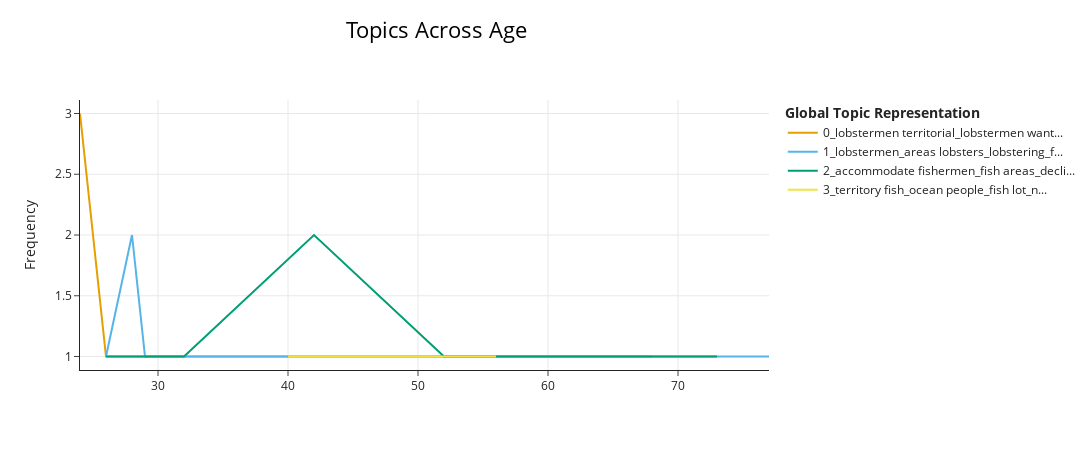

The code cell stored with this chart in its notebook:
### Code cell
import numpy as np

# Ensure numeric Age
df_text["Age"] = pd.to_numeric(df_text["Age"], errors="coerce")

df_age = df_text.dropna(subset=["Age"]).reset_index(drop=True)

documents_age = df_age[TEXT_COL].astype(str).tolist()
ages = df_age["Age"].astype(float).tolist()

print(f"Number of documents with Age: {len(documents_age)}")
print(f"Example Age values: {ages[:10]}")

updated_topics, _ = topic_model.transform(documents_age)

topics_over_time = topic_model.topics_over_time(
    documents_age,
    ages,
    updated_topics
)

fig = topic_model.visualize_topics_over_time(
    topics_over_time,
    title="Topics Across Age"
)
fig

### Figure 1 — Plotly figure (JSON) as saved in the notebook; plotly's stock layout.template omitted (floating-point values rounded to 4 significant figures)
{"data": [{"hoverinfo": "text", "hovertext": ["<b>Topic 0</b><br>Words: lobstermen territorial, lobstermen want, issues lobstermen, idea lobstermen, shit lobstermen", "<b>Topic 0</b><br>Words: lobstermen territorial, lobstermen want, problems lobstermen, shit lobstermen, idea lobstermen", "<b>Topic 0</b><br>Words: lobstermen territorial, lobstermen want, willingly lobstermen, lobstermen competitive, lobstermen cut", "<b>Topic 0</b><br>Words: lobstermen territorial, lobstermen want, idea lobstermen, lobstermen sharing, lobsters valuable", "<b>Topic 0</b><br>Words: congested lobstermen, lobstermen territorial, lobstermen want, idea lobstermen, problems lobstermen", "<b>Topic 0</b><br>Words: lobstermen territorial, lobstermen want, lobstermen willing, idea lobstermen, negatively lobstermen", "<b>Topic 0</b><br>Words: lobstermen territorial, lobstermen want, problems lobstermen, idea lobstermen, lobstermen", "<b>Topic 0</b><br>Words: boats sunk, cut boats, boats, lines cut, sunk lobstermen", "<b>Topic 0</b><br>Words: lobstermen territorial, lobstermen territorially, lobstermen want, problems lobstermen, lobstermen", "<b>Topic 0</b><br>Words: lobstermen territorial, lobstermen want, idea lobstermen, lobstermen open, sharing fishing", "<b>Topic 0</b><br>Words: lobstermen territorial, lobstermen want, lobstermen open, idea lobstermen, lobstermen receptive"], "marker": {"color": "#E69F00"}, "mode": "lines", "name": "0_lobstermen territorial_lobstermen want...", "type": "scatter", "x": [24.0, 26.0, 27.0, 34.0, 40.0, 49.0, 58.0, 60.0, 62.0, 66.0, 68.0], "y": [3, 1, 1, 1, 1, 1, 1, 1, 1, 1, 1]}, {"hoverinfo": "text", "hovertext": ["<b>Topic 1</b><br>Words: moving traps, territorial lobstermen, territory lobstermen, traps areas, traps", "<b>Topic 1</b><br>Words: sharing territory, territorial stuff, forgiving territorial, territory, conflicts", "<b>Topic 1</b><br>Words: moving traps, 200 traps, traps, traps drama, big spill", "<b>Topic 1</b><br>Words: people displaced, displaced people, territory affect, territory increase, sharing territory", "<b>Topic 1</b><br>Words: allowing lobstermen, areas lobsters, lobstermen jobs, lobstermen fishing, contaminated zone", "<b>Topic 1</b><br>Words: sharing territory, gear conflicts, territorial stuff, territory affect, territorial probably", "<b>Topic 1</b><br>Words: lobstermen zone, areas lobsters, territory lobstermen, contaminated area, lobstermen dependent", "<b>Topic 1</b><br>Words: monoculture lobstering, areas lobsters, lobstering goes, fishing contaminated, lobsters aren", "<b>Topic 1</b><br>Words: gear conflicts, gear conflict, conflict gear, cause gear, conflicts bad", "<b>Topic 1</b><br>Words: contaminated areas, contaminated area, vs contaminated, contaminated, pristine vs"], "marker": {"color": "#56B4E9"}, "mode": "lines", "name": "1_lobstermen_areas lobsters_lobstering_f...", "type": "scatter", "x": [26.0, 28.0, 29.0, 32.0, 33.0, 34.0, 53.0, 58.0, 73.0, 77.0], "y": [1, 2, 1, 1, 1, 1, 1, 1, 1, 1]}, {"hoverinfo": "text", "hovertext": ["<b>Topic 2</b><br>Words: swan island, freeport, battles freeport, freeport little, island swan", "<b>Topic 2</b><br>Words: territorial fishes, fishes inshore, currently fishes, fishes declining, fish", "<b>Topic 2</b><br>Words: accommodate fishermen, fished acceptance, fish areas, fishermen fish, fishermen", "<b>Topic 2</b><br>Words: sharing, share, way sharing, share people, sharing going", "<b>Topic 2</b><br>Words: guys fish, fishes, fish challenged, fish, territorial fishes", "<b>Topic 2</b><br>Words: fishery cut, territory fish, fishery, bomb fishery, traps isle"], "marker": {"color": "#009E73"}, "mode": "lines", "name": "2_accommodate fishermen_fish areas_decli...", "type": "scatter", "x": [26.0, 32.0, 42.0, 52.0, 69.0, 73.0], "y": [1, 1, 2, 1, 1, 1]}, {"hoverinfo": "text", "hovertext": ["<b>Topic 3</b><br>Words: moving, industry accommodating, people moving, moving good, friction people", "<b>Topic 3</b><br>Words: territory fish, need territory, bay area, new areas, casco bay", "<b>Topic 3</b><br>Words: lot animosity, animosity unless, people fish, territory fish, animosity"], "marker": {"color": "#F0E442"}, "mode": "lines", "name": "3_territory fish_ocean people_fish lot_n...", "type": "scatter", "x": [40.0, 47.0, 56.0], "y": [1, 1, 1]}], "layout": {"height": 450, "hoverlabel": {"bgcolor": "white", "font": {"family": "Rockwell", "size": 16}}, "legend": {"title": {"text": "<b>Global Topic Representation"}}, "title": {"font": {"color": "Black", "size": 22}, "text": "Topics Across Age", "x": 0.4, "xanchor": "center", "y": 0.95, "yanchor": "top"}, "width": 1250, "xaxis": {"showgrid": true}, "yaxis": {"showgrid": true, "title": {"text": "Frequency"}}}}
